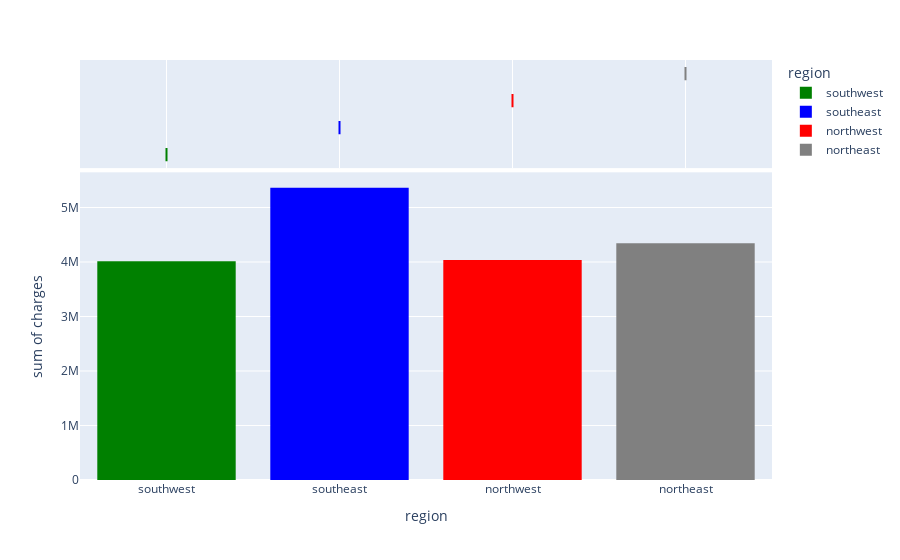

Notebook cell for this chart:
### Code cell
non_smoker_df = df[df.smoker == 'no']
px.histogram(df, x="region", y ="charges", marginal = "box", color="region", 
             color_discrete_sequence=["green","blue","red", "grey"], nbins=47)

### Figure 1 — Plotly figure (JSON) as saved in the notebook; plotly's stock layout.template omitted (floating-point values rounded to 4 significant figures; data arrays with more than 128 entries replaced by an {"elided": "..."} marker saying what was removed)
{"data": [{"alignmentgroup": "True", "bingroup": "x", "histfunc": "sum", "hovertemplate": "region=%{x}<br>sum of charges=%{y}<extra></extra>", "legendgroup": "southwest", "marker": {"color": "green", "pattern": {"shape": ""}}, "name": "southwest", "nbinsx": 47, "offsetgroup": "southwest", "orientation": "v", "showlegend": true, "type": "histogram", "x": {"elided": "325 str values"}, "xaxis": "x", "y": {"elided": "325 float values"}, "yaxis": "y"}, {"alignmentgroup": "True", "hovertemplate": "region=%{x}<extra></extra>", "legendgroup": "southwest", "marker": {"color": "green"}, "name": "southwest", "notched": true, "offsetgroup": "southwest", "showlegend": false, "type": "box", "x": {"elided": "325 str values"}, "xaxis": "x2", "yaxis": "y2"}, {"alignmentgroup": "True", "bingroup": "x", "histfunc": "sum", "hovertemplate": "region=%{x}<br>sum of charges=%{y}<extra></extra>", "legendgroup": "southeast", "marker": {"color": "blue", "pattern": {"shape": ""}}, "name": "southeast", "nbinsx": 47, "offsetgroup": "southeast", "orientation": "v", "showlegend": true, "type": "histogram", "x": {"elided": "364 str values"}, "xaxis": "x", "y": {"elided": "364 float values"}, "yaxis": "y"}, {"alignmentgroup": "True", "hovertemplate": "region=%{x}<extra></extra>", "legendgroup": "southeast", "marker": {"color": "blue"}, "name": "southeast", "notched": true, "offsetgroup": "southeast", "showlegend": false, "type": "box", "x": {"elided": "364 str values"}, "xaxis": "x2", "yaxis": "y2"}, {"alignmentgroup": "True", "bingroup": "x", "histfunc": "sum", "hovertemplate": "region=%{x}<br>sum of charges=%{y}<extra></extra>", "legendgroup": "northwest", "marker": {"color": "red", "pattern": {"shape": ""}}, "name": "northwest", "nbinsx": 47, "offsetgroup": "northwest", "orientation": "v", "showlegend": true, "type": "histogram", "x": {"elided": "325 str values"}, "xaxis": "x", "y": {"elided": "325 float values"}, "yaxis": "y"}, {"alignmentgroup": "True", "hovertemplate": "region=%{x}<extra></extra>", "legendgroup": "northwest", "marker": {"color": "red"}, "name": "northwest", "notched": true, "offsetgroup": "northwest", "showlegend": false, "type": "box", "x": {"elided": "325 str values"}, "xaxis": "x2", "yaxis": "y2"}, {"alignmentgroup": "True", "bingroup": "x", "histfunc": "sum", "hovertemplate": "region=%{x}<br>sum of charges=%{y}<extra></extra>", "legendgroup": "northeast", "marker": {"color": "grey", "pattern": {"shape": ""}}, "name": "northeast", "nbinsx": 47, "offsetgroup": "northeast", "orientation": "v", "showlegend": true, "type": "histogram", "x": {"elided": "324 str values"}, "xaxis": "x", "y": {"elided": "324 float values"}, "yaxis": "y"}, {"alignmentgroup": "True", "hovertemplate": "region=%{x}<extra></extra>", "legendgroup": "northeast", "marker": {"color": "grey"}, "name": "northeast", "notched": true, "offsetgroup": "northeast", "showlegend": false, "type": "box", "x": {"elided": "324 str values"}, "xaxis": "x2", "yaxis": "y2"}], "layout": {"autosize": true, "barmode": "relative", "legend": {"title": {"text": "region"}, "tracegroupgap": 0}, "margin": {"t": 60}, "xaxis": {"anchor": "y", "autorange": true, "categoryarray": ["southwest", "southeast", "northwest", "northeast"], "categoryorder": "array", "domain": [0, 1], "range": [-0.5, 3.5], "title": {"text": "region"}, "type": "category"}, "xaxis2": {"anchor": "y2", "autorange": true, "domain": [0, 1], "matches": "x", "range": [-0.5, 3.5], "showgrid": true, "showticklabels": false, "type": "category"}, "yaxis": {"anchor": "x", "autorange": true, "domain": [0, 0.7326], "range": [0, 5646000.0], "title": {"text": "sum of charges"}, "type": "linear"}, "yaxis2": {"anchor": "x2", "autorange": true, "domain": [0.7426, 1], "matches": "y2", "range": [-0.5, 3.5], "showgrid": false, "showline": false, "showticklabels": false, "ticks": "", "type": "category"}}}
